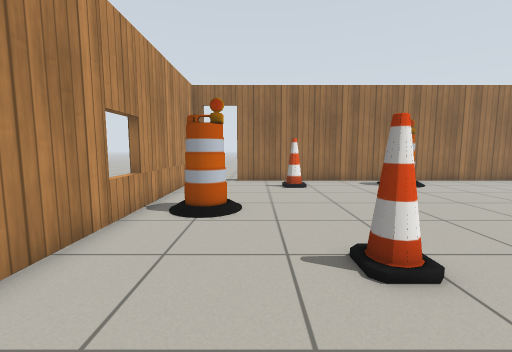
[1] (above)

12 first-person views from a walk through a world built for the Gazebo simulator. The camera is 0.85 m above the floor, tilts 6° down and sees 90° across. The floor is counted in squares, 0.5 m on a side. Each view is taken from the middle of a square. On the plan, view 1 faces up. The plan holds only what a view shows up to about 14 squares ahead; the rest is blank. Simple patterns stand in for the simulator's built-in surfaces.

[2]
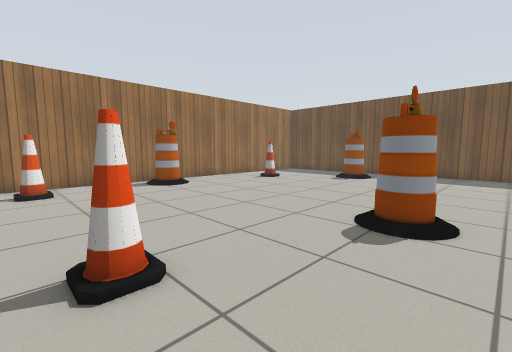

[3]
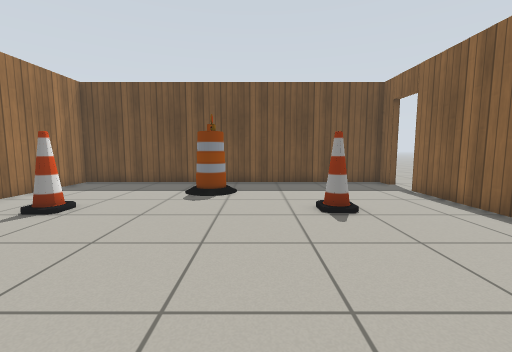

[4]
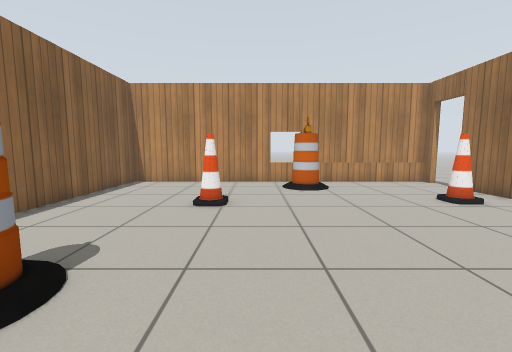

[5]
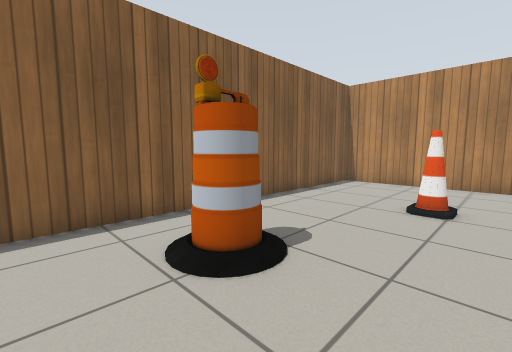

[6]
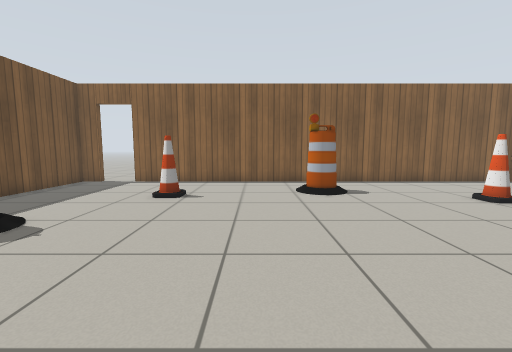

[7]
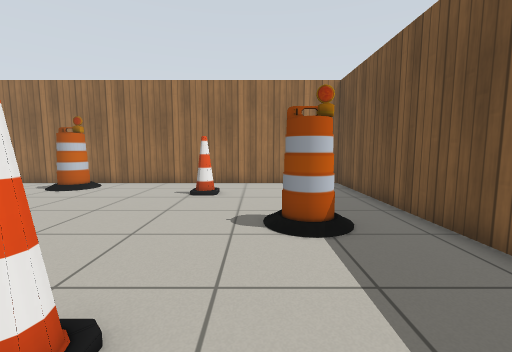

[8]
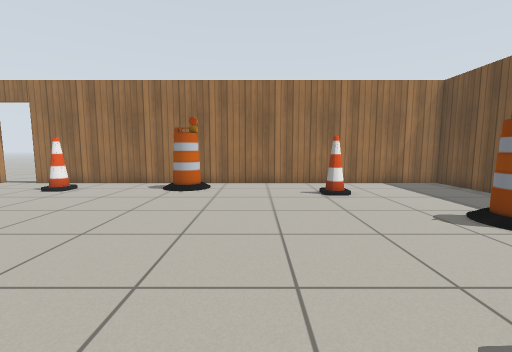

[9]
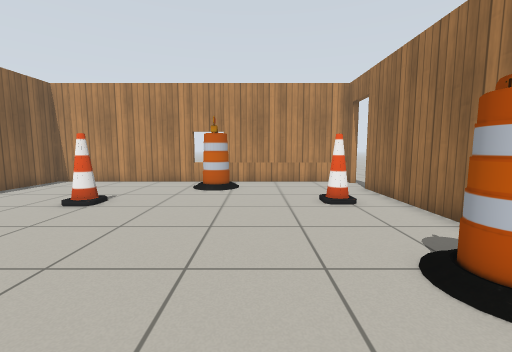

[10]
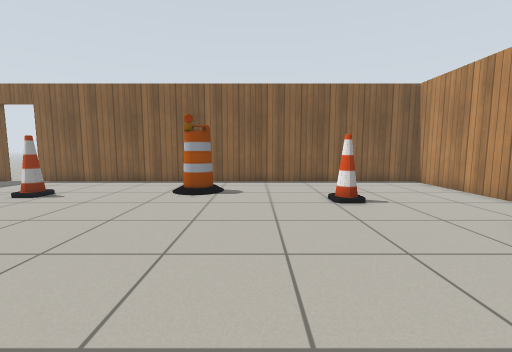

[11]
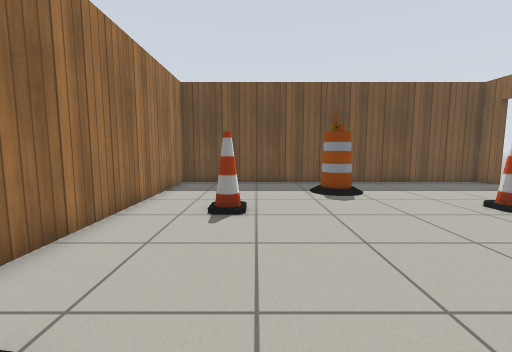

[12]
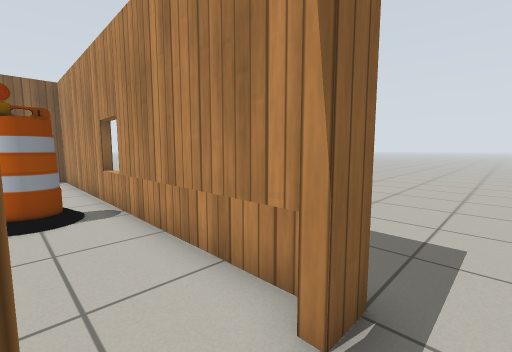

### Floor plan
Points are (right, up) in squares from view 1. A wall is a line through its corners. A room is listed if a view was taken in it or the views show most of it. See-through windows are left out.
Room 1 (views 1, 2, 3, 4, 5, 6, 7, 8, 9, 10, 11)
walls: (-2.8, 13.7) (-3.3, 13.7) (-3.3, -1.4) (16.4, -1.4); (18.2, -1.4) (19.1, -1.4) (19.1, 13.7) (-1, 13.7)
ways out: open door at (-1.5, 14) to room 2; open door at (17.5, -1.5)
objects: barrel (-2, 7) to (-1, 8); cone (2, 4); cone (2, 12); barrel (7, 1) to (8, 2); barrel (7, 12) to (7, 13); cone (13, 3); cone (13, 11); barrel (16, 6) to (17, 7)
Room 2 (view 12)
walls: (-3.6, 14) (-2.8, 14)
ways out: open door at (-1.5, 14) to room 1

Where each view was taken, in squares from view 1:
view 1: 0 up, 0 right, facing up
view 2: 0 up, 1 right, facing up-right
view 3: 5 up, 6 right, facing right
view 4: 5 up, 10 right, facing left
view 5: 5 up, 10 right, facing down-left
view 6: 12 up, 10 right, facing down
view 7: 1 up, 15 right, facing up
view 8: 1 up, 10 right, facing up
view 9: 9 up, 10 right, facing left
view 10: 12 up, 5 right, facing down
view 11: 10 up, 6 right, facing right
view 12: 15 up, 1 left, facing down-left
